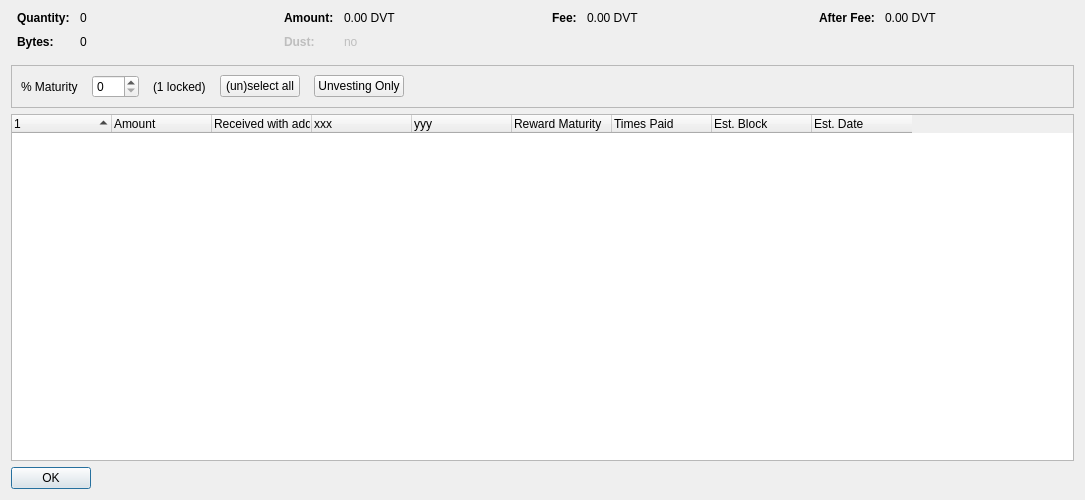
<?xml version="1.0" encoding="UTF-8"?>
<ui version="4.0">
 <class>RewardControlDialog</class>
 <widget class="QDialog" name="RewardControlDialog">
  <property name="geometry">
   <rect>
    <x>0</x>
    <y>0</y>
    <width>1085</width>
    <height>500</height>
   </rect>
  </property>
  <property name="sizePolicy">
   <sizepolicy hsizetype="Minimum" vsizetype="Preferred">
    <horstretch>0</horstretch>
    <verstretch>0</verstretch>
   </sizepolicy>
  </property>
  <property name="minimumSize">
   <size>
    <width>1085</width>
    <height>500</height>
   </size>
  </property>
  <property name="windowTitle">
   <string>Reward Selection</string>
  </property>
  <layout class="QVBoxLayout" name="verticalLayout">
   <item>
    <layout class="QHBoxLayout" name="horizontalLayoutTop" stretch="0,0,0,0">
     <property name="topMargin">
      <number>0</number>
     </property>
     <property name="bottomMargin">
      <number>10</number>
     </property>
     <item>
      <layout class="QFormLayout" name="formLayoutCoinControl1">
       <property name="horizontalSpacing">
        <number>10</number>
       </property>
       <property name="verticalSpacing">
        <number>10</number>
       </property>
       <property name="leftMargin">
        <number>6</number>
       </property>
       <property name="rightMargin">
        <number>6</number>
       </property>
       <item row="0" column="0">
        <widget class="QLabel" name="labelRewardControlQuantityText">
         <property name="font">
          <font>
           <weight>75</weight>
           <bold>true</bold>
          </font>
         </property>
         <property name="text">
          <string>Quantity:</string>
         </property>
        </widget>
       </item>
       <item row="0" column="1">
        <widget class="QLabel" name="labelRewardControlQuantity">
         <property name="cursor">
          <cursorShape>IBeamCursor</cursorShape>
         </property>
         <property name="contextMenuPolicy">
          <enum>Qt::ActionsContextMenu</enum>
         </property>
         <property name="text">
          <string notr="true">0</string>
         </property>
         <property name="textInteractionFlags">
          <set>Qt::LinksAccessibleByMouse|Qt::TextSelectableByKeyboard|Qt::TextSelectableByMouse</set>
         </property>
        </widget>
       </item>
       <item row="1" column="0">
        <widget class="QLabel" name="labelRewardControlBytesText">
         <property name="font">
          <font>
           <weight>75</weight>
           <bold>true</bold>
          </font>
         </property>
         <property name="text">
          <string>Bytes:</string>
         </property>
        </widget>
       </item>
       <item row="1" column="1">
        <widget class="QLabel" name="labelRewardControlBytes">
         <property name="cursor">
          <cursorShape>IBeamCursor</cursorShape>
         </property>
         <property name="contextMenuPolicy">
          <enum>Qt::ActionsContextMenu</enum>
         </property>
         <property name="text">
          <string notr="true">0</string>
         </property>
         <property name="textInteractionFlags">
          <set>Qt::LinksAccessibleByMouse|Qt::TextSelectableByKeyboard|Qt::TextSelectableByMouse</set>
         </property>
        </widget>
       </item>
      </layout>
     </item>
     <item>
      <layout class="QFormLayout" name="formLayoutCoinControl2">
       <property name="horizontalSpacing">
        <number>10</number>
       </property>
       <property name="verticalSpacing">
        <number>10</number>
       </property>
       <property name="leftMargin">
        <number>6</number>
       </property>
       <property name="rightMargin">
        <number>6</number>
       </property>
       <item row="0" column="0">
        <widget class="QLabel" name="labelRewardControlAmountText">
         <property name="font">
          <font>
           <weight>75</weight>
           <bold>true</bold>
          </font>
         </property>
         <property name="text">
          <string>Amount:</string>
         </property>
        </widget>
       </item>
       <item row="0" column="1">
        <widget class="QLabel" name="labelRewardControlAmount">
         <property name="cursor">
          <cursorShape>IBeamCursor</cursorShape>
         </property>
         <property name="contextMenuPolicy">
          <enum>Qt::ActionsContextMenu</enum>
         </property>
         <property name="text">
          <string notr="true">0.00 DVT</string>
         </property>
         <property name="textInteractionFlags">
          <set>Qt::LinksAccessibleByMouse|Qt::TextSelectableByKeyboard|Qt::TextSelectableByMouse</set>
         </property>
        </widget>
       </item>
       <item row="1" column="0">
        <widget class="QLabel" name="labelRewardControlLowOutputText">
         <property name="enabled">
          <bool>false</bool>
         </property>
         <property name="font">
          <font>
           <weight>75</weight>
           <bold>true</bold>
          </font>
         </property>
         <property name="text">
          <string>Dust:</string>
         </property>
        </widget>
       </item>
       <item row="1" column="1">
        <widget class="QLabel" name="labelRewardControlLowOutput">
         <property name="enabled">
          <bool>false</bool>
         </property>
         <property name="cursor">
          <cursorShape>IBeamCursor</cursorShape>
         </property>
         <property name="contextMenuPolicy">
          <enum>Qt::ActionsContextMenu</enum>
         </property>
         <property name="text">
          <string notr="true">no</string>
         </property>
         <property name="textInteractionFlags">
          <set>Qt::LinksAccessibleByMouse|Qt::TextSelectableByKeyboard|Qt::TextSelectableByMouse</set>
         </property>
        </widget>
       </item>
      </layout>
     </item>
     <item>
      <layout class="QFormLayout" name="formLayoutCoinControl3">
       <property name="horizontalSpacing">
        <number>10</number>
       </property>
       <property name="verticalSpacing">
        <number>10</number>
       </property>
       <property name="leftMargin">
        <number>6</number>
       </property>
       <property name="rightMargin">
        <number>6</number>
       </property>
       <item row="0" column="0">
        <widget class="QLabel" name="labelRewardControlFeeText">
         <property name="font">
          <font>
           <weight>75</weight>
           <bold>true</bold>
          </font>
         </property>
         <property name="text">
          <string>Fee:</string>
         </property>
        </widget>
       </item>
       <item row="0" column="1">
        <widget class="QLabel" name="labelRewardControlFee">
         <property name="cursor">
          <cursorShape>IBeamCursor</cursorShape>
         </property>
         <property name="contextMenuPolicy">
          <enum>Qt::ActionsContextMenu</enum>
         </property>
         <property name="text">
          <string notr="true">0.00 DVT</string>
         </property>
         <property name="textInteractionFlags">
          <set>Qt::LinksAccessibleByMouse|Qt::TextSelectableByKeyboard|Qt::TextSelectableByMouse</set>
         </property>
        </widget>
       </item>
      </layout>
     </item>
     <item>
      <layout class="QFormLayout" name="formLayoutCoinControl4">
       <property name="horizontalSpacing">
        <number>10</number>
       </property>
       <property name="verticalSpacing">
        <number>10</number>
       </property>
       <property name="leftMargin">
        <number>6</number>
       </property>
       <property name="rightMargin">
        <number>6</number>
       </property>
       <item row="0" column="0">
        <widget class="QLabel" name="labelRewardControlAfterFeeText">
         <property name="font">
          <font>
           <weight>75</weight>
           <bold>true</bold>
          </font>
         </property>
         <property name="text">
          <string>After Fee:</string>
         </property>
        </widget>
       </item>
       <item row="0" column="1">
        <widget class="QLabel" name="labelRewardControlAfterFee">
         <property name="cursor">
          <cursorShape>IBeamCursor</cursorShape>
         </property>
         <property name="contextMenuPolicy">
          <enum>Qt::ActionsContextMenu</enum>
         </property>
         <property name="text">
          <string notr="true">0.00 DVT</string>
         </property>
         <property name="textInteractionFlags">
          <set>Qt::LinksAccessibleByMouse|Qt::TextSelectableByKeyboard|Qt::TextSelectableByMouse</set>
         </property>
        </widget>
       </item>
      </layout>
     </item>
    </layout>
   </item>
   <item>
    <widget class="QFrame" name="frame">
     <property name="minimumSize">
      <size>
       <width>0</width>
       <height>40</height>
      </size>
     </property>
     <property name="frameShape">
      <enum>QFrame::StyledPanel</enum>
     </property>
     <property name="frameShadow">
      <enum>QFrame::Sunken</enum>
     </property>
     <layout class="QHBoxLayout" name="horizontalLayout">
      <item>
       <layout class="QHBoxLayout" name="horizontalLayoutPanel" stretch="0,0,0,0,0,0">
        <property name="spacing">
         <number>14</number>
        </property>
        <item>
         <widget class="QLabel" name="label">
          <property name="text">
           <string>% Maturity</string>
          </property>
         </widget>
        </item>
        <item>
         <widget class="QSpinBox" name="percent">
          <property name="maximum">
           <number>100</number>
          </property>
         </widget>
        </item>
        <item>
         <widget class="QLabel" name="labelLocked">
          <property name="text">
           <string notr="true">(1 locked)</string>
          </property>
         </widget>
        </item>
        <item>
         <widget class="QPushButton" name="pushButtonSelectAll">
          <property name="sizePolicy">
           <sizepolicy hsizetype="Maximum" vsizetype="Fixed">
            <horstretch>0</horstretch>
            <verstretch>0</verstretch>
           </sizepolicy>
          </property>
          <property name="text">
           <string>(un)select all</string>
          </property>
          <property name="autoDefault">
           <bool>false</bool>
          </property>
         </widget>
        </item>
        <item>
         <widget class="QPushButton" name="pushButtonUnvesting">
          <property name="text">
           <string>Unvesting Only</string>
          </property>
         </widget>
        </item>
        <item>
         <spacer name="horizontalSpacer">
          <property name="orientation">
           <enum>Qt::Horizontal</enum>
          </property>
          <property name="sizeHint" stdset="0">
           <size>
            <width>40</width>
            <height>20</height>
           </size>
          </property>
         </spacer>
        </item>
       </layout>
      </item>
     </layout>
    </widget>
   </item>
   <item>
    <widget class="RewardControlTreeWidget" name="treeWidget">
     <property name="contextMenuPolicy">
      <enum>Qt::CustomContextMenu</enum>
     </property>
     <property name="sortingEnabled">
      <bool>false</bool>
     </property>
     <property name="columnCount">
      <number>9</number>
     </property>
     <attribute name="headerShowSortIndicator" stdset="0">
      <bool>true</bool>
     </attribute>
     <attribute name="headerStretchLastSection">
      <bool>false</bool>
     </attribute>
     <column>
      <property name="text">
       <string/>
      </property>
     </column>
     <column>
      <property name="text">
       <string>Amount</string>
      </property>
     </column>
     <column>
      <property name="text">
       <string>Received with address</string>
      </property>
     </column>
     <column>
      <property name="text">
       <string>xxx</string>
      </property>
     </column>
     <column>
      <property name="text">
       <string>yyy</string>
      </property>
     </column>
     <column>
      <property name="text">
       <string>Reward Maturity</string>
      </property>
     </column>
     <column>
      <property name="text">
       <string>Times Paid</string>
      </property>
     </column>
     <column>
      <property name="text">
       <string>Est. Block</string>
      </property>
     </column>
     <column>
      <property name="text">
       <string>Est. Date</string>
      </property>
     </column>
    </widget>
   </item>
   <item>
    <widget class="QDialogButtonBox" name="buttonBox">
     <property name="sizePolicy">
      <sizepolicy hsizetype="Maximum" vsizetype="Fixed">
       <horstretch>0</horstretch>
       <verstretch>0</verstretch>
      </sizepolicy>
     </property>
     <property name="orientation">
      <enum>Qt::Horizontal</enum>
     </property>
     <property name="standardButtons">
      <set>QDialogButtonBox::Ok</set>
     </property>
    </widget>
   </item>
  </layout>
 </widget>
 <customwidgets>
  <customwidget>
   <class>RewardControlTreeWidget</class>
   <extends>QTreeWidget</extends>
   <header>rewardcontroltreewidget.h</header>
  </customwidget>
 </customwidgets>
 <resources/>
 <connections/>
</ui>
